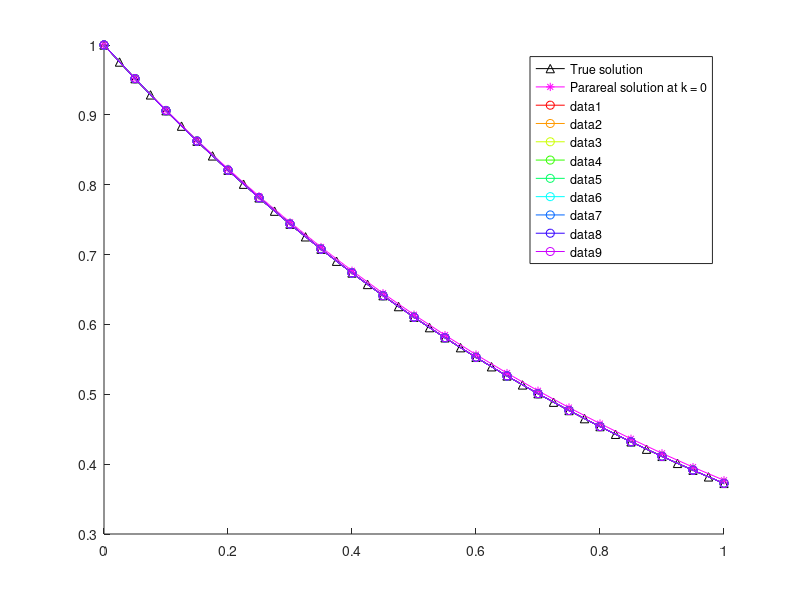
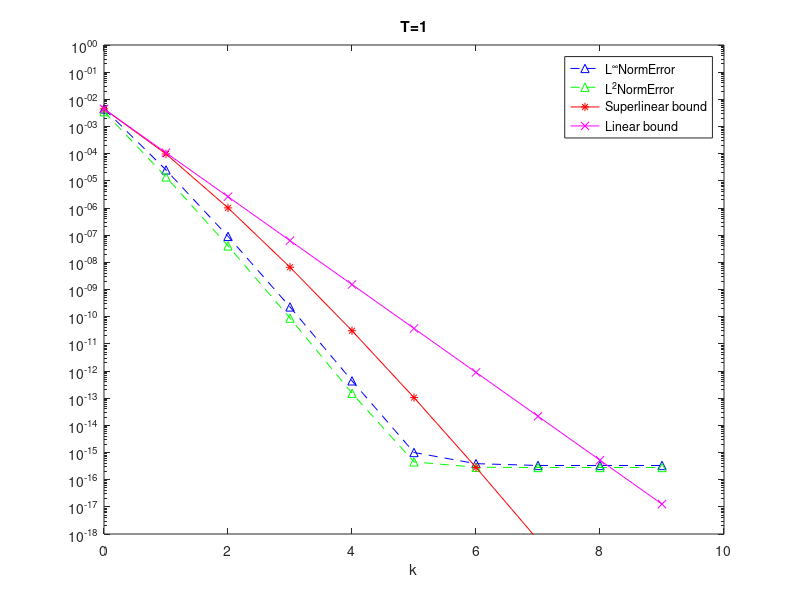

The MATLAB source for these figures, in order:
close all
clear
clc


%% ---------------------------------------------------------------
%  Parareal algorithm for linear problem:  
%         y'(t) = a*y(t), t in (0,T)
%          y(t=0) = y0

global a ;
a = -1;
yExactFunction = @(t)exp(a*t);

% stability function (  y^n+1 = R(z)y^n  )
Rz = @(z) 1/(1-z);     % Backward Euler
% Rz = @(z) 1+z;       % Forward Euler

%% -----------------------------------------------------------------


% initial condition
u0 = 1;

% coarse propagator
N = 20;     %   number of coarse time intervals
T = 1;      %   T = N*Dt  
Dt = T/N;   %   coarse timesteps

xt = linspace(0,T,N+1);

% fine propagator
m = 2;    % number of fine time steps in each coarse time interval
dt = Dt/m;

K = 10 % number of Parareal iterations

cmap = hsv(K); % color map
%%
% Reduced system
F_tilde = (1-a*dt)^-m;  % fine propagator
G_tilde = (1-a*Dt)^-1;  % coarse propagator

Uk_0 = zeros(N,1);
% Uk_0(1) = u0;
rhs0 = [u0; zeros(m*N,1)];
rhs = [u0; (F_tilde-G_tilde)*Uk_0];

A = eye(m*N+1,m*N+1) + (-(1-a*dt)^-1)*diag(ones(m*N,1),-1);  % original problem matrix

A_tilde = eye(N+1,N+1) + (-F_tilde)*diag(ones(N,1),-1);      % reduced matrix

M_tilde = eye(N+1,N+1) + (-G_tilde)*diag(ones(N,1),-1);      % approximate reduced matrix

% exact solution

 xtrue = linspace(0,T,N*m+1);
 pick = 1:m:N*m+1;
 
 uF_true = A\rhs0;
 
  
%% ------------------------------------------------------------------
% initial coarse integration

U = M_tilde\rhs;

 figure
 hold on
 plot(xtrue,uF_true,'-^k',xt,U,'-*m');
 legend('True solution','Parareal solution at k = 0')
 
U0n = U;
proNj = 1;

L2NormError = sqrt(sum(Dt*(uF_true(pick)-U).^2));%norm(uF_true(pick)-U,2);%
LInfNormError = norm(uF_true(pick)-U,inf);%max(abs(uF_true(pick)-U));%
SupperlinearErrorBound  = LInfNormError;
LinearErrorBound  = LInfNormError;

%%
%rhs
f = zeros(N+1,1);
f(1) = u0;


% iteration loop
for k = 1: K-1
        % k = k + 1
%         rhs(2:end) =  [ (F_tilde-G_tilde)*U(1:end-1)];
%         U = M_tilde\rhs;
%         U = M_tilde\(M_tilde*U + (f-A_tilde*U));
        U = U+M_tilde\(f -  A_tilde*U); %use
%         U = U+M_tilde\(f -  A_tilde*U);






        plot(xt,U,'Color',cmap(k,:),'Marker','o');
       
%        
%        norm(uF_true(pick)-U,'inf')
       proNj(k+1) = proNj(k)*(N-k);
       L2NormError(k+1) = sqrt(sum(Dt*(uF_true(pick)-U).^2));%norm(uF_true(pick)-U,2);%
       LInfNormError(k+1) = norm(uF_true(pick)-U,inf);%max(abs(uF_true(pick)-U));%
       SupperlinearErrorBound(k+1)  = (abs(exp(a*Dt) - Rz(a*Dt)))^(k)/factorial(k)*proNj(k+1)*max(abs(uF_true(pick)-U0n));
       LinearErrorBound(k+1)  = (abs(exp(a*Dt) - Rz(a*Dt))/(1- abs(Rz(a*Dt))))^(k)*max(abs(uF_true(pick)-U0n));
end  % iteration loop

uF_true_coarse=uF_true(pick)
U

L2NormError=L2NormError'
LInfNormError=LInfNormError'
SupperlinearErrorBound=SupperlinearErrorBound'
LinearErrorBound=LinearErrorBound'

figure
semilogy(0:K-1,LInfNormError,'b--^',0:K-1,L2NormError,'g--^',0:K-1,SupperlinearErrorBound,'r*-',0:K-1,LinearErrorBound,'mx-')
legend('L^{\infty}NormError','L^2NormError','Superlinear bound','Linear bound')
xlabel('k')
ylim([1e-18 1])

% figure
% semilogy(0:K-1,LInfNormError,'b--^',0:K-1,SupperlinearErrorBound,'r*-',0:K-1,LinearErrorBound,'mx-')
% legend('L^{\infty}NormError','Superlinear bound','Linear bound')
% xlabel('k')
% ylim([1e-18 1])
title(['T=',num2str(T)])


















